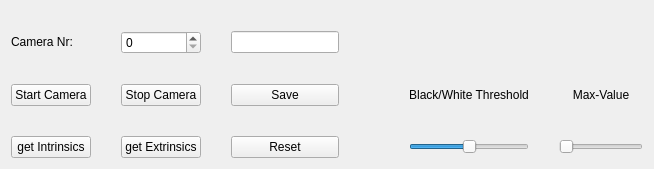
      <widget class="QWidget" name="tabMain_Calibration">
       <attribute name="title">
        <string>Calibration</string>
       </attribute>
       <layout class="QVBoxLayout" name="verticalLayout_23">
        <item>
         <layout class="QVBoxLayout" name="verticalLayout_22">
          <item>
           <layout class="QHBoxLayout" name="horizontalLayout_2">
            <item>
             <widget class="QLabel" name="labelImageContrast">
              <property name="sizePolicy">
               <sizepolicy hsizetype="Preferred" vsizetype="Expanding">
                <horstretch>0</horstretch>
                <verstretch>0</verstretch>
               </sizepolicy>
              </property>
              <property name="text">
               <string/>
              </property>
             </widget>
            </item>
            <item>
             <widget class="QLabel" name="labelImageOrig">
              <property name="sizePolicy">
               <sizepolicy hsizetype="Preferred" vsizetype="Expanding">
                <horstretch>0</horstretch>
                <verstretch>0</verstretch>
               </sizepolicy>
              </property>
              <property name="text">
               <string/>
              </property>
             </widget>
            </item>
           </layout>
          </item>
          <item>
           <layout class="QHBoxLayout" name="horizontalLayout_12">
            <property name="spacing">
             <number>30</number>
            </property>
            <item>
             <layout class="QGridLayout" name="gridLayout">
              <item row="3" column="5">
               <widget class="QSlider" name="horizontalSliderMaxValue">
                <property name="sizePolicy">
                 <sizepolicy hsizetype="MinimumExpanding" vsizetype="Fixed">
                  <horstretch>0</horstretch>
                  <verstretch>0</verstretch>
                 </sizepolicy>
                </property>
                <property name="maximum">
                 <number>255</number>
                </property>
                <property name="orientation">
                 <enum>Qt::Horizontal</enum>
                </property>
               </widget>
              </item>
              <item row="2" column="4">
               <widget class="QLabel" name="labelBWThreshold">
                <property name="sizePolicy">
                 <sizepolicy hsizetype="Minimum" vsizetype="Maximum">
                  <horstretch>0</horstretch>
                  <verstretch>0</verstretch>
                 </sizepolicy>
                </property>
                <property name="text">
                 <string>Black/White Threshold</string>
                </property>
                <property name="alignment">
                 <set>Qt::AlignCenter</set>
                </property>
               </widget>
              </item>
              <item row="1" column="2">
               <widget class="QLineEdit" name="lineEditStatus">
                <property name="sizePolicy">
                 <sizepolicy hsizetype="Maximum" vsizetype="Maximum">
                  <horstretch>0</horstretch>
                  <verstretch>0</verstretch>
                 </sizepolicy>
                </property>
                <property name="maximumSize">
                 <size>
                  <width>16777215</width>
                  <height>16777215</height>
                 </size>
                </property>
                <property name="baseSize">
                 <size>
                  <width>0</width>
                  <height>0</height>
                 </size>
                </property>
               </widget>
              </item>
              <item row="3" column="2">
               <widget class="QPushButton" name="pushButtonResetThr">
                <property name="sizePolicy">
                 <sizepolicy hsizetype="Minimum" vsizetype="Maximum">
                  <horstretch>0</horstretch>
                  <verstretch>0</verstretch>
                 </sizepolicy>
                </property>
                <property name="text">
                 <string>Reset</string>
                </property>
               </widget>
              </item>
              <item row="3" column="4">
               <widget class="QSlider" name="horizontalSliderThreshold">
                <property name="sizePolicy">
                 <sizepolicy hsizetype="MinimumExpanding" vsizetype="Fixed">
                  <horstretch>0</horstretch>
                  <verstretch>0</verstretch>
                 </sizepolicy>
                </property>
                <property name="maximum">
                 <number>255</number>
                </property>
                <property name="sliderPosition">
                 <number>128</number>
                </property>
                <property name="orientation">
                 <enum>Qt::Horizontal</enum>
                </property>
               </widget>
              </item>
              <item row="2" column="0">
               <widget class="QPushButton" name="pushButtonStartCam">
                <property name="sizePolicy">
                 <sizepolicy hsizetype="Maximum" vsizetype="Maximum">
                  <horstretch>0</horstretch>
                  <verstretch>0</verstretch>
                 </sizepolicy>
                </property>
                <property name="text">
                 <string>Start Camera</string>
                </property>
               </widget>
              </item>
              <item row="3" column="1">
               <widget class="QPushButton" name="pushButtonGetExtrinsics">
                <property name="sizePolicy">
                 <sizepolicy hsizetype="Maximum" vsizetype="Maximum">
                  <horstretch>0</horstretch>
                  <verstretch>0</verstretch>
                 </sizepolicy>
                </property>
                <property name="text">
                 <string>get Extrinsics</string>
                </property>
               </widget>
              </item>
              <item row="1" column="0">
               <widget class="QLabel" name="labelCamID">
                <property name="sizePolicy">
                 <sizepolicy hsizetype="Maximum" vsizetype="Maximum">
                  <horstretch>0</horstretch>
                  <verstretch>0</verstretch>
                 </sizepolicy>
                </property>
                <property name="text">
                 <string>Camera Nr:</string>
                </property>
               </widget>
              </item>
              <item row="2" column="5">
               <widget class="QLabel" name="labelMaxValue">
                <property name="sizePolicy">
                 <sizepolicy hsizetype="Minimum" vsizetype="Maximum">
                  <horstretch>0</horstretch>
                  <verstretch>0</verstretch>
                 </sizepolicy>
                </property>
                <property name="text">
                 <string>Max-Value</string>
                </property>
                <property name="alignment">
                 <set>Qt::AlignCenter</set>
                </property>
               </widget>
              </item>
              <item row="1" column="1">
               <widget class="QSpinBox" name="spinBoxCameraNr"/>
              </item>
              <item row="2" column="1">
               <widget class="QPushButton" name="pushButtonStopCam">
                <property name="sizePolicy">
                 <sizepolicy hsizetype="Maximum" vsizetype="Maximum">
                  <horstretch>0</horstretch>
                  <verstretch>0</verstretch>
                 </sizepolicy>
                </property>
                <property name="text">
                 <string>Stop Camera</string>
                </property>
               </widget>
              </item>
              <item row="2" column="2">
               <widget class="QPushButton" name="pushButtonSaveContrast">
                <property name="sizePolicy">
                 <sizepolicy hsizetype="Minimum" vsizetype="Maximum">
                  <horstretch>0</horstretch>
                  <verstretch>0</verstretch>
                 </sizepolicy>
                </property>
                <property name="text">
                 <string>Save</string>
                </property>
               </widget>
              </item>
              <item row="3" column="0">
               <widget class="QPushButton" name="pushButtonGetIntrinsics">
                <property name="sizePolicy">
                 <sizepolicy hsizetype="Maximum" vsizetype="Maximum">
                  <horstretch>0</horstretch>
                  <verstretch>0</verstretch>
                 </sizepolicy>
                </property>
                <property name="text">
                 <string>get Intrinsics</string>
                </property>
               </widget>
              </item>
              <item row="1" column="3">
               <spacer name="horizontalSpacer_3">
                <property name="orientation">
                 <enum>Qt::Horizontal</enum>
                </property>
                <property name="sizeType">
                 <enum>QSizePolicy::Minimum</enum>
                </property>
                <property name="sizeHint" stdset="0">
                 <size>
                  <width>40</width>
                  <height>20</height>
                 </size>
                </property>
               </spacer>
              </item>
             </layout>
            </item>
           </layout>
          </item>
         </layout>
        </item>
       </layout>
      </widget>
